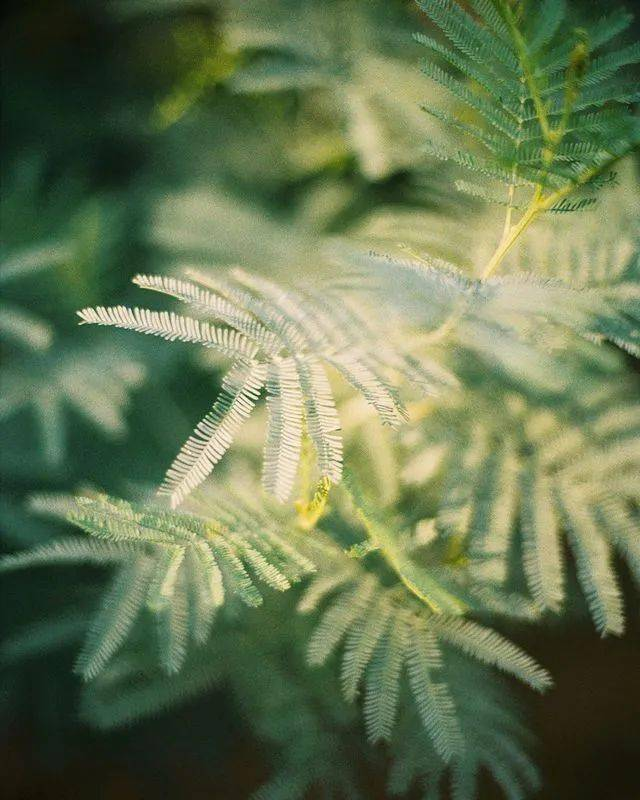
//> input picture peixun2/test.jpeg, 640 x 800 px
$ ./main ../../../peixun2/test.jpeg   (built with g++ and OpenCV 4)
//> lines starting //> are read from the running program, lines starting //| are printed output that depends on the picture; after the words box and inside, x2 and y2 are one past the last pixel; in counts of white or black regions, pixels touching at a corner belong together
/**
 * 培训3 · 任务2：视频里识别灯条和装甲板
 *
 * 流程：
 *   1. 读视频（默认 test_clip.mp4，可用命令行传路径）
 *   2. 转 HSV，用两段红色区间提取红色（暗光下灰度阈值会失效）
 *   3. 找轮廓 -> minAreaRect 框住灯条，按面积/长宽比/倾角过滤
 *   4. 灯条两两配对成装甲板
 *   5. 画：灯条外接矩形（黄）、灯条四个角点（红点）、
 *          装甲板四个角点 P1~P4、装甲板四边形（绿）
 *
 * 编译：
 *   cmake -S . -B build && cmake --build build -j
 *
 * 运行：
 *   ./build/detect_demo                 # 处理视频并保存，不弹窗
 *   ./build/detect_demo --show          # 弹窗实时看
 *   ./build/detect_demo out.mp4 --show  # 指定输出视频
 */

#include <opencv2/opencv.hpp>

#include <algorithm>
#include <cmath>
#include <iostream>
#include <string>
#include <vector>

// ---------------------------------------------------------------- 阈值参数
// 红色跨 0 度，两段区间取并集
const cv::Scalar kRedLower1(0, 100, 60);
const cv::Scalar kRedUpper1(10, 255, 255);
const cv::Scalar kRedLower2(160, 100, 60);
const cv::Scalar kRedUpper2(179, 255, 255);

// 灯条筛选：细长、竖直、面积不过小
const double kMinArea = 30.0;        // 轮廓最小面积
const double kMinAspect = 1.8;       // 长边 / 短边 最小比值
const double kMaxAngle = 45.0;       // 与竖直方向最大夹角（度）

// 灯条配对成装甲板
const double kMaxAngleDiff = 12.0;   // 两条灯条角度差上限
const double kMaxHeightRatio = 1.8;  // 两条灯条长度比上限
const double kMinGapRatio = 1.0;     // 两灯条中心距 / 灯条高 的下限
                                     // 原始是 1.2，但装甲板倾斜时两灯条在画面上的
                                     // 水平间距会被压缩（实测低到 1.13），1.2 会漏配
const double kMaxGapRatio = 5.0;     // 上限

struct LightBar {
    cv::Point2f center;
    double angle = 0.0;      // 归一化到 [-45, 45]
    double length = 0.0;     // 长边
    double width = 0.0;      // 短边（灯条实际宽度）
    std::vector<cv::Point2f> corners;   // minAreaRect 的四个角
    cv::Rect2f box;                     // 摆正的外接矩形（尺寸 = 灯条实际宽高）
};

// ---------------------------------------------------------------- 工具函数
/** 4 个点按 左上 / 右上 / 右下 / 左下 排序（对倾斜矩形同样有效） */
// [17 lines left out: function orderCorners, not called in this run]

/** 提取红色掩膜并做形态学去噪 */
cv::Mat redMaskOf(const cv::Mat &frame) {
    cv::Mat hsv, m1, m2, mask;
    cv::cvtColor(frame, hsv, cv::COLOR_BGR2HSV);
    cv::inRange(hsv, kRedLower1, kRedUpper1, m1);
    cv::inRange(hsv, kRedLower2, kRedUpper2, m2);
    cv::bitwise_or(m1, m2, mask);

    cv::Mat kernel = cv::getStructuringElement(cv::MORPH_RECT, cv::Size(3, 3));
    cv::morphologyEx(mask, mask, cv::MORPH_OPEN, kernel);
    cv::morphologyEx(mask, mask, cv::MORPH_CLOSE, kernel);
    return mask;
}

/** 找候选灯条：轮廓 -> minAreaRect -> 按形状过滤 */
std::vector<LightBar> findLightBars(const cv::Mat &frame) {
    cv::Mat mask = redMaskOf(frame);

    std::vector<std::vector<cv::Point>> contours;
    cv::findContours(mask, contours, cv::RETR_EXTERNAL, cv::CHAIN_APPROX_SIMPLE);

    std::vector<LightBar> bars;
    for (const auto &cnt : contours) {
        if (cv::contourArea(cnt) < kMinArea) continue;

        cv::RotatedRect rect = cv::minAreaRect(cnt);

        // 统一成长边为 length，角度归一化
        float w = rect.size.width;
        float h = rect.size.height;
        double angle = rect.angle;
        if (w > h) {
            std::swap(w, h);
            angle += 90.0;
        }
        if (w <= 0 || h / w < kMinAspect) continue;

        double normAngle = std::fmod(angle + 45.0, 90.0) - 45.0;
        if (std::fabs(normAngle) > kMaxAngle) continue;

        LightBar bar;
        bar.center = rect.center;
        bar.angle = normAngle;
        bar.length = h;
        bar.width = w;
        cv::Point2f pts[4];
        rect.points(pts);
        bar.corners.assign(pts, pts + 4);

        // 画框：用 minAreaRect 量出的真实宽高，摆正（边水平/垂直），
        // 再每边外扩 kBoxPadding 像素，让框把灯条连同边缘光晕一起圈住。
        // 不用 boundingRect —— 那个会把整根斜灯条套进去，框会宽出一大截。
        const float kBoxPadding = 10.0f;
        bar.box = cv::Rect2f(rect.center.x - w / 2.0f - kBoxPadding,
                             rect.center.y - h / 2.0f - kBoxPadding, w + 2 * kBoxPadding,
                             h + 2 * kBoxPadding);
        bars.push_back(bar);
    }
    return bars;
}

/** 两两配对，返回 (左灯条, 右灯条) */
std::vector<std::pair<LightBar, LightBar>> pairBars(const std::vector<LightBar> &bars) {
    std::vector<std::pair<LightBar, LightBar>> pairs;
    for (size_t i = 0; i < bars.size(); ++i) {
        for (size_t j = i + 1; j < bars.size(); ++j) {
            const LightBar &a = bars[i];
            const LightBar &b = bars[j];

            if (std::fabs(a.angle - b.angle) > kMaxAngleDiff) continue;

            double la = a.length, lb = b.length;
            double maxL = std::max(la, lb), minL = std::max(std::min(la, lb), 1e-6);
            if (maxL / minL > kMaxHeightRatio) continue;

            double dx = std::fabs(a.center.x - b.center.x);
            double dy = std::fabs(a.center.y - b.center.y);
            double avgH = (la + lb) / 2.0;
            if (dx < 1e-6) continue;

            double gap = dx / avgH;
            if (gap < kMinGapRatio || gap > kMaxGapRatio) continue;
            if (dy > avgH * 0.6) continue;

            if (a.center.x < b.center.x) pairs.emplace_back(a, b);
            else pairs.emplace_back(b, a);
        }
    }
    return pairs;
}

/** 画灯条：摆正的黄色框（尺寸 = 灯条实际宽高）+ 四个角点 */
// [32 lines left out: function drawBar, not called in this run]

/** 画装甲板：绿色四边形 + P1~P4 角点标注（用两个灯条正矩形的外侧四角连起来） */
// [34 lines left out: function drawArmor, not called in this run]

int main(int argc, char **argv) {
    // ------------------------------------------------------ 命令行参数
    std::string videoPath = "test_clip.mp4";
    std::string savePath = "detect_result.mp4";
    bool show = false;

    for (int i = 1; i < argc; ++i) {
        std::string a = argv[i];
        if (a == "--show") {
            show = true;
        } else if (a == "-h" || a == "--help") {
            std::cout << "用法: " << argv[0] << " [输入视频] [输出视频] [--show]\n"
                      << "  --show   弹出窗口实时显示处理过程（空格暂停，q/ESC 退出）\n";
            return 0;
        } else if (!a.empty() && a[0] != '-') {
            if (videoPath == "test_clip.mp4") videoPath = a;
            else savePath = a;
        }
    }

    // ------------------------------------------------------ 打开视频
    cv::VideoCapture cap(videoPath);
    if (!cap.isOpened()) {
        std::cerr << "[错误] 打不开视频：" << videoPath << "\n"
                  << "       请确认视频在工程目录里，并且当前工作目录是该工程目录。\n";
        return -1;
    }

    double fps = cap.get(cv::CAP_PROP_FPS);
    if (fps <= 0) fps = 30.0;
    int w = static_cast<int>(cap.get(cv::CAP_PROP_FRAME_WIDTH));
    int h = static_cast<int>(cap.get(cv::CAP_PROP_FRAME_HEIGHT));
    int total = static_cast<int>(cap.get(cv::CAP_PROP_FRAME_COUNT));
    std::cout << "[信息] 视频 " << w << "x" << h << " @ " << fps << "fps，共 " << total << " 帧\n";

    // ------------------------------------------------------ 输出视频
    cv::VideoWriter writer(savePath, cv::VideoWriter::fourcc('m', 'p', '4', 'v'), fps,
                           cv::Size(w, h));
    if (!writer.isOpened()) {
        std::cerr << "[警告] 打不开输出视频写入器，结果不会保存：" << savePath << "\n";
    }

    cv::Point2f frameCenter(static_cast<float>(w) / 2.0f, static_cast<float>(h) / 2.0f);
    int frameIdx = 0;
    int framesWithArmor = 0;

    // ------------------------------------------------------ 逐帧处理
    cv::Mat frame;
    while (cap.read(frame)) {
//> frame is the input picture: 800 rows x 640 cols, CV_8UC3; mean B, G, R 80.6, 117, 101.5
        ++frameIdx;

        auto bars = findLightBars(frame);
//> in redMaskOf, `cv::cvtColor(frame, hsv, cv::COLOR_BGR2HSV);`: hsv: 800 rows x 640 cols, CV_8UC3; mean H, S, V 46, 97, 118.4
//> in redMaskOf, `cv::inRange(hsv, kRedLower1, kRedUpper1, m1);`: m1: 800 rows x 640 cols, CV_8UC1; every value is 0
//> in findLightBars, `cv::findContours(mask, contours, cv::RETR_EXTERNAL, cv::CHAIN_APPROX_S..`: contours = 0 contours
//> after the loop in findLightBars, `for (const auto &cnt : contours)`: bars = 0 items
//> bars = 0 items
        auto pairs = pairBars(bars);
//> pairs = 0 items

        // 只画配对成功的灯条。未配对的候选（比如键盘上的红色键帽）一律不画，
        // 否则画面上会冒出和装甲板无关的小黄框。
        if (!pairs.empty()) {
            // 画面里有多块装甲板时，取离画面中心最近的一对
            size_t best = 0;
            double bestDist = 1e18;
            for (size_t i = 0; i < pairs.size(); ++i) {
                cv::Point2f mid = (pairs[i].first.center + pairs[i].second.center) * 0.5f;
                double d = cv::norm(mid - frameCenter);
                if (d < bestDist) {
                    bestDist = d;
                    best = i;
                }
            }
            drawBar(frame, pairs[best].first, "L");
            drawBar(frame, pairs[best].second, "R");
            drawArmor(frame, pairs[best].first, pairs[best].second);
            ++framesWithArmor;
        }

        // 左上角状态信息：cand = 检测到的候选灯条，armor = 配对成功的装甲板
        cv::putText(frame,
                    "frame " + std::to_string(frameIdx) + "/" + std::to_string(total) +
                        "   cand=" + std::to_string(bars.size()) +
                        "   armor=" + std::to_string(pairs.size()),
                    cv::Point(10, 30), cv::FONT_HERSHEY_SIMPLEX, 0.7, cv::Scalar(0, 255, 255), 2,
                    cv::LINE_AA);
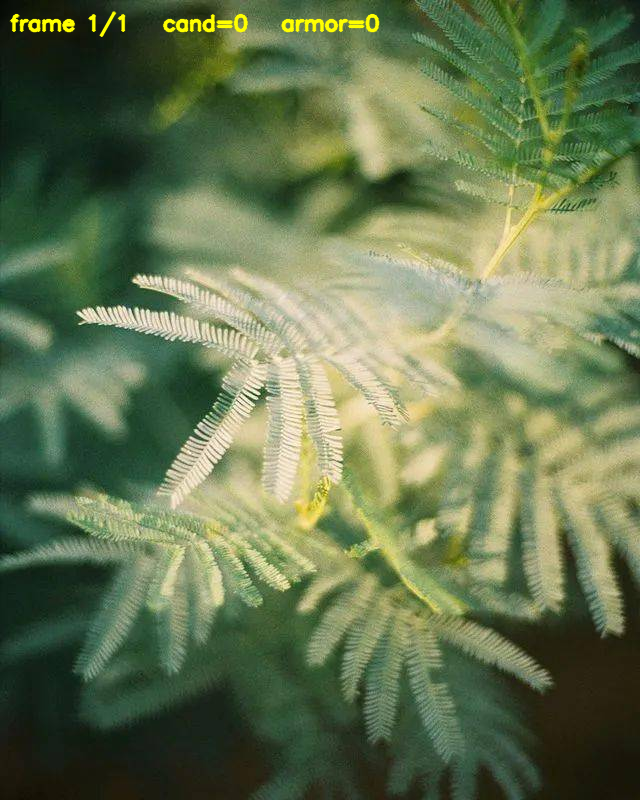
//> frame: 800 rows x 640 cols, CV_8UC3; 0.64% of pixels changed, all inside (x1, y1, x2, y2) = (9, 11, 380, 37)

        if (writer.isOpened()) writer.write(frame);

        if (show) {
            cv::imshow("detect_demo", frame);
            int key = cv::waitKey(1) & 0xFF;
            if (key == 27 || key == 'q') break;
            if (key == ' ') cv::waitKey(0);
        }
    }

    cap.release();
    if (writer.isOpened()) writer.release();
    cv::destroyAllWindows();

    std::cout << "[统计] 共 " << frameIdx << " 帧，其中 " << framesWithArmor << " 帧识别到装甲板"
              << "（" << (frameIdx > 0 ? 100.0 * framesWithArmor / frameIdx : 0.0) << "%）\n";
    std::cout << "[成功] 结果视频已保存：" << savePath << "\n";
    return 0;
}
